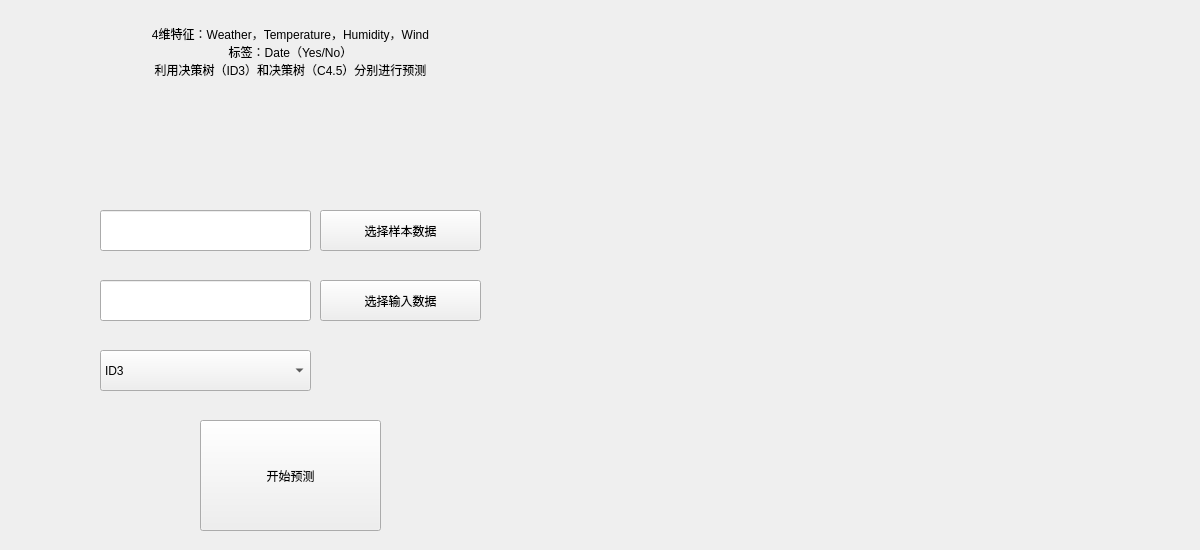
<?xml version="1.0" encoding="UTF-8"?>
<ui version="4.0">
 <class>DecisionTreeForDatingClass</class>
 <widget class="QMainWindow" name="DecisionTreeForDatingClass">
  <property name="geometry">
   <rect>
    <x>0</x>
    <y>0</y>
    <width>1200</width>
    <height>550</height>
   </rect>
  </property>
  <property name="windowTitle">
   <string>DecisionTreeForDating</string>
  </property>
  <widget class="QWidget" name="centralWidget">
   <widget class="QPushButton" name="chooseSampleButton">
    <property name="geometry">
     <rect>
      <x>320</x>
      <y>210</y>
      <width>161</width>
      <height>41</height>
     </rect>
    </property>
    <property name="text">
     <string>选择样本数据</string>
    </property>
   </widget>
   <widget class="QLineEdit" name="lineEditSample">
    <property name="geometry">
     <rect>
      <x>100</x>
      <y>210</y>
      <width>211</width>
      <height>41</height>
     </rect>
    </property>
    <property name="readOnly">
     <bool>true</bool>
    </property>
   </widget>
   <widget class="QLineEdit" name="lineEditInput">
    <property name="geometry">
     <rect>
      <x>100</x>
      <y>280</y>
      <width>211</width>
      <height>41</height>
     </rect>
    </property>
    <property name="readOnly">
     <bool>true</bool>
    </property>
   </widget>
   <widget class="QPushButton" name="beginPredictButton">
    <property name="geometry">
     <rect>
      <x>200</x>
      <y>420</y>
      <width>181</width>
      <height>111</height>
     </rect>
    </property>
    <property name="text">
     <string>开始预测</string>
    </property>
   </widget>
   <widget class="QPushButton" name="chooseInputButton">
    <property name="geometry">
     <rect>
      <x>320</x>
      <y>280</y>
      <width>161</width>
      <height>41</height>
     </rect>
    </property>
    <property name="text">
     <string>选择输入数据</string>
    </property>
   </widget>
   <widget class="QTextEdit" name="textEdit">
    <property name="geometry">
     <rect>
      <x>100</x>
      <y>20</y>
      <width>381</width>
      <height>181</height>
     </rect>
    </property>
    <property name="styleSheet">
     <string notr="true">background-color: transparent</string>
    </property>
    <property name="readOnly">
     <bool>true</bool>
    </property>
    <property name="html">
     <string>&lt;!DOCTYPE HTML PUBLIC &quot;-//W3C//DTD HTML 4.0//EN&quot; &quot;http://www.w3.org/TR/REC-html40/strict.dtd&quot;&gt;
&lt;html&gt;&lt;head&gt;&lt;meta name=&quot;qrichtext&quot; content=&quot;1&quot; /&gt;&lt;style type=&quot;text/css&quot;&gt;
p, li { white-space: pre-wrap; }
&lt;/style&gt;&lt;/head&gt;&lt;body style=&quot; font-family:'SimSun'; font-size:9pt; font-weight:400; font-style:normal;&quot;&gt;
&lt;p align=&quot;center&quot; style=&quot; margin-top:0px; margin-bottom:0px; margin-left:0px; margin-right:0px; -qt-block-indent:0; text-indent:0px;&quot;&gt;4维特征：Weather，Temperature，Humidity，Wind&lt;/p&gt;
&lt;p align=&quot;center&quot; style=&quot; margin-top:0px; margin-bottom:0px; margin-left:0px; margin-right:0px; -qt-block-indent:0; text-indent:0px;&quot;&gt;标签：Date（Yes/No）&lt;/p&gt;
&lt;p align=&quot;center&quot; style=&quot; margin-top:0px; margin-bottom:0px; margin-left:0px; margin-right:0px; -qt-block-indent:0; text-indent:0px;&quot;&gt;利用决策树（ID3）和决策树（C4.5）分别进行预测&lt;/p&gt;&lt;/body&gt;&lt;/html&gt;</string>
    </property>
   </widget>
   <widget class="QComboBox" name="comboBox">
    <property name="geometry">
     <rect>
      <x>100</x>
      <y>350</y>
      <width>211</width>
      <height>41</height>
     </rect>
    </property>
    <item>
     <property name="text">
      <string>ID3</string>
     </property>
    </item>
    <item>
     <property name="text">
      <string>C4.5</string>
     </property>
    </item>
   </widget>
   <widget class="QWidget" name="drawingArea" native="true">
    <property name="geometry">
     <rect>
      <x>509</x>
      <y>19</y>
      <width>671</width>
      <height>511</height>
     </rect>
    </property>
   </widget>
  </widget>
 </widget>
 <layoutdefault spacing="6" margin="11"/>
 <resources>
  <include location="DecisionTreeForDating.qrc"/>
 </resources>
 <connections/>
</ui>
